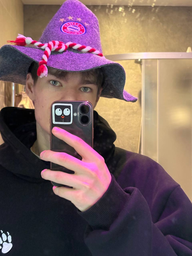
#> input picture lab3/originals/photo.bmp, 192 x 256 px, shrunk from 960 x 1280 before the run
$ python main.py
#> lines starting #> are read from the running program, lines starting #| are printed output that depends on the picture
import cv2
import numpy as np
import os

img = cv2.imread("originals/photo.bmp", cv2.IMREAD_GRAYSCALE)
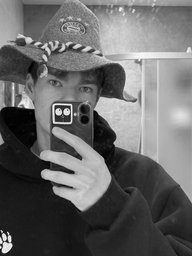
#> img: shape (256, 192); min 0, max 255, mean 103.4

M, N = img.shape
#> M = 256; N = 192

# Дополнение до P x Q
P, Q = 2*M, 2*N
#> P = 512; Q = 384
padded = np.zeros((P, Q))
padded[:M, :N] = img
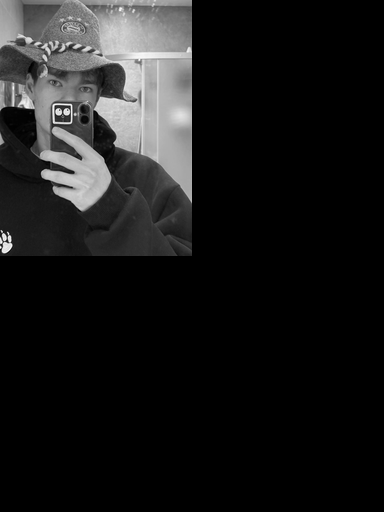
#> padded: shape (512, 384) float64; min 0, max 255, mean 25.9

# FFT
F = np.fft.fft2(padded)

# Центрирование
F_shift = np.fft.fftshift(F)

def distance(u, v, center_u, center_v):
    return np.sqrt((u - center_u)**2 + (v - center_v)**2)

def ideal_lpf(D0):
    H = np.zeros((P, Q))
    center_u, center_v = P//2, Q//2

    for u in range(P):
        for v in range(Q):
            if distance(u, v, center_u, center_v) <= D0:
                H[u, v] = 1
    return H

def butterworth_lpf(D0, n):
    H = np.zeros((P, Q))
    center_u, center_v = P//2, Q//2

    for u in range(P):
        for v in range(Q):
            D = distance(u, v, center_u, center_v)
            H[u, v] = 1 / (1 + (D / D0)**(2*n))
    return H

def gaussian_lpf(D0):
    H = np.zeros((P, Q))
    center_u, center_v = P//2, Q//2

    for u in range(P):
        for v in range(Q):
            D = distance(u, v, center_u, center_v)
            H[u, v] = np.exp(-(D**2) / (2 * D0**2))
    return H

def ideal_hpf(D0):
    return 1 - ideal_lpf(D0)

def butterworth_hpf(D0, n):
    return 1 - butterworth_lpf(D0, n)

def gaussian_hpf(D0):
    return 1 - gaussian_lpf(D0)

def apply_filter(H, name):
    # Перемножение
    G = F_shift * H

    # Обратный сдвиг
    G_shift = np.fft.ifftshift(G)

    # Обратное FFT
    g = np.fft.ifft2(G_shift)

    # Действительная часть
    g = np.real(g)

    # Обрезка
    result = g[:M, :N]

    os.makedirs("processed", exist_ok=True)
    cv2.imwrite(f"processed/{name}.png", result)

spectrum = np.log(np.abs(F_shift) + 1)
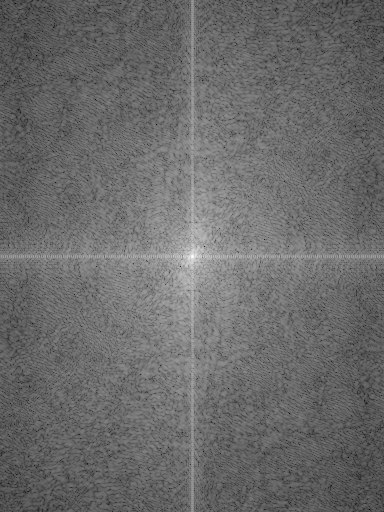
#> spectrum: shape (512, 384) float64; min 1.6, max 15.44, mean 7.41; drawn with min black and max white
cv2.imwrite("results/spectrum.png", spectrum)

for D0 in [5, 10, 50, 250]:
    apply_filter(ideal_lpf(D0), f"ideal_lpf_{D0}")
    apply_filter(butterworth_lpf(D0, 2), f"butterworth_lpf{D0}")
    apply_filter(gaussian_lpf(D0), f"gaussian_lpf{D0}")

    apply_filter(ideal_hpf(D0), f"ideal_hpf{D0}")
#> (the run stopped early here; a loop or call above may not have finished)
